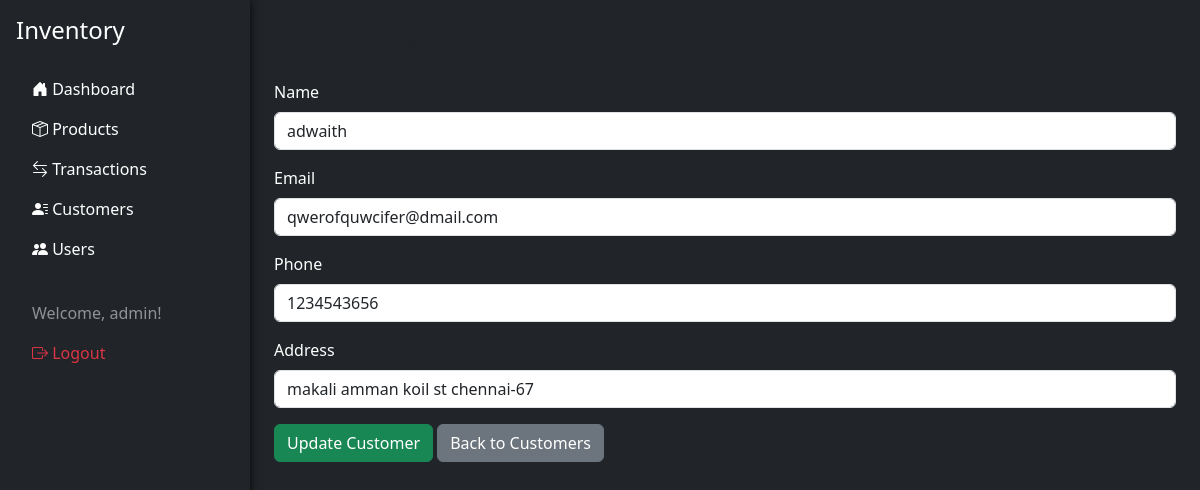
The app's page /customers/edit/1 (signed in) with its own data.
### app.py (models this page shows)
class Customer(db.Model):
    id = db.Column(db.Integer, primary_key=True)
    name = db.Column(db.String(100), nullable=False)
    email = db.Column(db.String(120), unique=True, nullable=False)
    phone = db.Column(db.String(15))
    address = db.Column(db.String(200))
    transactions = db.relationship('Transaction', back_populates='customer')  # Use back_populates

### app.py (the view, shortened to what this page needs)
@app.route('/customers/edit/<int:id>', methods=['GET', 'POST'])
@login_required
def edit_customer(id):
    customer = Customer.query.get_or_404(id)
    return render_template('edit_customer.html', customer=customer)

### app.py (called while the page is built)
def login_required(f):
    @wraps(f)
    def decorated_function(*args, **kwargs):
        if 'user_id' not in session:
            flash('Please log in to access this page', 'danger')
            return redirect(url_for('login'))
        return f(*args, **kwargs)
    return decorated_function

### templates/edit_customer.html
{% extends "base.html" %}
{% block content %}
    <h1 class="text-dark">Edit Customer</h1>
    <form method="POST" class="mb-4">
        <div class="mb-3">
            <label for="name" class="form-label">Name</label>
            <input type="text" name="name" class="form-control" value="{{ customer.name }}" required>
        </div>
        <div class="mb-3">
            <label for="email" class="form-label">Email</label>
            <input type="email" name="email" class="form-control" value="{{ customer.email }}" required>
        </div>
        <div class="mb-3">
            <label for="phone" class="form-label">Phone</label>
            <input type="text" name="phone" class="form-control" value="{{ customer.phone }}">
        </div>
        <div class="mb-3">
            <label for="address" class="form-label">Address</label>
            <input type="text" name="address" class="form-control" value="{{ customer.address }}">
        </div>
        <button type="submit" class="btn btn-success">Update Customer</button>
        <a href="{{ url_for('customers') }}" class="btn btn-secondary">Back to Customers</a>
    </form>
{% endblock %}

### templates/base.html (style rules this page uses)
body { background-image: url('https://bizom.com/wp-content/uploads/2023/04/Unlocking-the-Benefits-of-Inventory-Management-Software-blog-banner-image.jpg'); background-size: cover; background-position: center; background-repeat: no-repeat; background-attachment: fixed; }

### records on screen
Customer: name "adwaith", email "qwerofquwcifer@dmail.com", phone "1234543656", address "makali amman koil st chennai-67"

### other values on screen
{{ session.username }} "admin"
